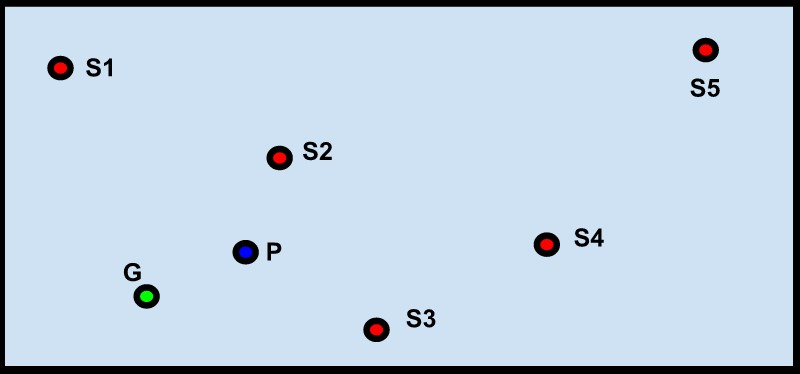
#> input picture photo.jpg, 800 x 374 px
$ python tryred.py
#> lines starting #> are read from the running program, lines starting #| are printed output that depends on the picture; after the words box and inside, x2 and y2 are one past the last pixel; in counts of white or black regions, pixels touching at a corner belong together
import cv2
import numpy as np

points = []

image = cv2.imread('photo.jpg')
#> image is the input picture: shape (374, 800, 3); mean B, G, R 225.9, 210.1, 192.8
cv2.imshow("Original", image)

image = cv2.cvtColor(image, cv2.COLOR_BGR2HSV)
#> image: shape (374, 800, 3); mean H, S, V 101.5, 47.2, 226.5

# lower boundary RED color range values; Hue (0 - 10)
lower1 = np.array([0, 100, 20])
upper1 = np.array([10, 255, 255])

# upper boundary RED color range values; Hue (160 - 180)
lower2 = np.array([160, 100, 20])
upper2 = np.array([179, 255, 255])

lower_mask = cv2.inRange(image, lower1, upper1)
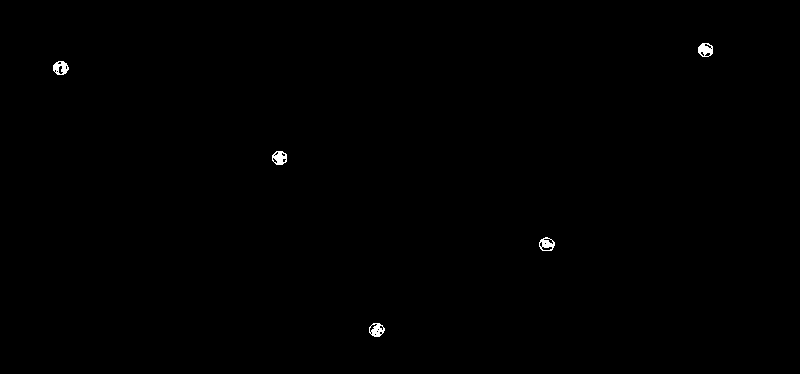
#> lower_mask: shape (374, 800); 0.23% white; 5 white regions, box (x1, y1, x2, y2) and area: (272, 151, 287, 165) 146, (698, 43, 713, 57) 145, (53, 61, 69, 75) 144, (369, 323, 385, 337) 138, (539, 237, 555, 251) 129
upper_mask = cv2.inRange(image, lower2, upper2)
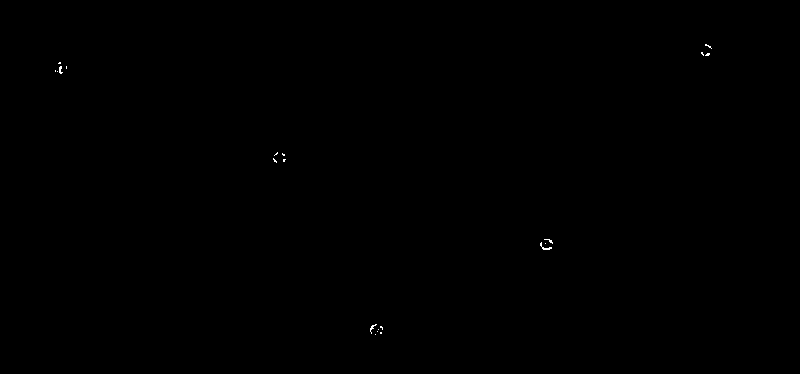
#> upper_mask: shape (374, 800); 0.06% white in thin lines or dots, all inside (x1, y1, x2, y2) = (55, 44, 712, 335)

full_mask = lower_mask + upper_mask
#> full_mask: shape (374, 800); 0.29% white; 5 white regions

result = full_mask.copy()
contours, hierarchy = cv2.findContours(result, cv2.RETR_TREE, cv2.CHAIN_APPROX_SIMPLE)
#> contours = 5 contours; box (x1, y1, x2, y2) and area: (539, 237, 555, 251) 154, (53, 61, 69, 75) 154, (698, 43, 713, 57) 154, (272, 151, 287, 165) 153, (369, 323, 385, 337) 152

colored_result = cv2.bitwise_and(image, image, mask=full_mask)
#> colored_result: shape (374, 800, 3); mean H, S, V 0.1, 0.7, 0.5

for cont in contours:
    sm = cv2.arcLength(cont, True)
    apd = cv2.approxPolyDP(cont, 0.02 * sm, True)
    perimeter = cv2.arcLength(cont, True)
    # print(cv2.boxPoints(cv2.minAreaRect(cont)))

    rect = cv2.minAreaRect(cont)
    box = cv2.boxPoints(rect)
    box = np.int0(box)

    M = cv2.moments(cont)
    try:

        cx = int(M['m10'] / M['m00'])
        cy = int(M['m01'] / M['m00'])
        points.append((cx, cy))
        cv2.circle(colored_result, (cx, cy), 1, (255, 0, 0), 2)
    except ZeroDivisionError:
        pass

    cv2.drawContours(colored_result, [box], 0, (0, 0, 255), 2)
#> this loop made 5 passes
#> (sm, perimeter, rect, box, cx, cy) on passes 1 to 5: (46.04, 46.04, ((376.2, 329.2), (14.14, 13.44), -45), [[376, 339], [366, 329], [376, 319], [386, 329]], 376, 329), (47.21, 47.21, ((546.5, 243.5), (13, 15), -90), [[554, 250], [539, 250], [539, 237], [554, 237]], 546, 243), (45.8, 45.8, ((279, 157.5), (13, 14), -90), [[286, 164], [272, 164], [272, 151], [286, 151]], 279, 157), (46.63, 46.63, ((60.5, 67.5), (13, 15), -90), [[68, 74], [53, 74], [53, 61], [68, 61]], 60, 67), (45.8, 45.8, ((705, 49.5), (13, 14), -90), [[712, 56], [698, 56], [698, 43], [712, 43]], 705, 49)
#> colored_result: shape (374, 800, 3); mean H, S, V 0.2, 0.4, 1
#> after the loop, points = [(376, 329), (546, 243), (279, 157), (60, 67), (705, 49)]

print(points)
#| [(376, 329), (546, 243), (279, 157), (60, 67), (705, 49)]

# cv2.imshow('mask', full_mask)
cv2.imshow('mask', result)
cv2.imshow('result', colored_result)

cv2.waitKey(0)
cv2.destroyAllWindows()
